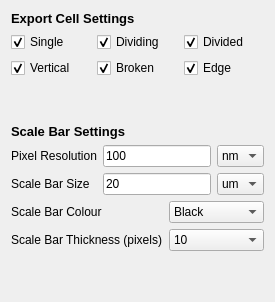
      <widget class="QWidget" name="tab_13">
       <attribute name="title">
        <string>Export Settings</string>
       </attribute>
       <layout class="QVBoxLayout" name="verticalLayout_16">
        <item>
         <widget class="QLabel" name="label_43">
          <property name="font">
           <font>
            <pointsize>10</pointsize>
            <weight>75</weight>
            <bold>true</bold>
           </font>
          </property>
          <property name="text">
           <string>Export Cell Settings</string>
          </property>
         </widget>
        </item>
        <item>
         <layout class="QGridLayout" name="gridLayout">
          <item row="0" column="0">
           <widget class="QCheckBox" name="export_single">
            <property name="text">
             <string>Single</string>
            </property>
            <property name="checked">
             <bool>true</bool>
            </property>
           </widget>
          </item>
          <item row="1" column="0">
           <widget class="QCheckBox" name="export_vertical">
            <property name="text">
             <string>Vertical</string>
            </property>
            <property name="checked">
             <bool>true</bool>
            </property>
           </widget>
          </item>
          <item row="0" column="2">
           <widget class="QCheckBox" name="export_divided">
            <property name="text">
             <string>Divided</string>
            </property>
            <property name="checked">
             <bool>true</bool>
            </property>
           </widget>
          </item>
          <item row="0" column="1">
           <widget class="QCheckBox" name="export_dividing">
            <property name="text">
             <string>Dividing</string>
            </property>
            <property name="checked">
             <bool>true</bool>
            </property>
           </widget>
          </item>
          <item row="1" column="2">
           <widget class="QCheckBox" name="export_edge">
            <property name="text">
             <string>Edge</string>
            </property>
            <property name="checked">
             <bool>true</bool>
            </property>
           </widget>
          </item>
          <item row="1" column="1">
           <widget class="QCheckBox" name="export_broken">
            <property name="text">
             <string>Broken</string>
            </property>
            <property name="checked">
             <bool>true</bool>
            </property>
           </widget>
          </item>
         </layout>
        </item>
        <item>
         <spacer name="verticalSpacer_42">
          <property name="orientation">
           <enum>Qt::Vertical</enum>
          </property>
          <property name="sizeHint" stdset="0">
           <size>
            <width>20</width>
            <height>40</height>
           </size>
          </property>
         </spacer>
        </item>
        <item>
         <widget class="QLabel" name="label_49">
          <property name="font">
           <font>
            <pointsize>10</pointsize>
            <weight>75</weight>
            <bold>true</bold>
           </font>
          </property>
          <property name="text">
           <string>Scale Bar Settings</string>
          </property>
         </widget>
        </item>
        <item>
         <layout class="QGridLayout" name="gridLayout_27">
          <item row="0" column="2">
           <widget class="QComboBox" name="export_scalebar_resolution_units">
            <property name="maximumSize">
             <size>
              <width>200</width>
              <height>100</height>
             </size>
            </property>
            <item>
             <property name="text">
              <string>nm</string>
             </property>
            </item>
            <item>
             <property name="text">
              <string>um</string>
             </property>
            </item>
           </widget>
          </item>
          <item row="0" column="0">
           <widget class="QLabel" name="label_50">
            <property name="text">
             <string>Pixel Resolution</string>
            </property>
           </widget>
          </item>
          <item row="0" column="1">
           <widget class="QLineEdit" name="export_scalebar_resolution">
            <property name="maximumSize">
             <size>
              <width>200</width>
              <height>16777215</height>
             </size>
            </property>
            <property name="text">
             <string>100</string>
            </property>
           </widget>
          </item>
          <item row="1" column="0">
           <widget class="QLabel" name="label_55">
            <property name="text">
             <string>Scale Bar Size</string>
            </property>
           </widget>
          </item>
          <item row="1" column="1">
           <widget class="QLineEdit" name="export_scalebar_size">
            <property name="maximumSize">
             <size>
              <width>200</width>
              <height>16777215</height>
             </size>
            </property>
            <property name="text">
             <string>20</string>
            </property>
           </widget>
          </item>
          <item row="1" column="2">
           <widget class="QComboBox" name="export_scalebar_size_units">
            <property name="maximumSize">
             <size>
              <width>200</width>
              <height>100</height>
             </size>
            </property>
            <property name="currentIndex">
             <number>1</number>
            </property>
            <item>
             <property name="text">
              <string>nm</string>
             </property>
            </item>
            <item>
             <property name="text">
              <string>um</string>
             </property>
            </item>
           </widget>
          </item>
         </layout>
        </item>
        <item>
         <layout class="QFormLayout" name="formLayout_19">
          <item row="0" column="0">
           <widget class="QLabel" name="label_71">
            <property name="text">
             <string>Scale Bar Colour</string>
            </property>
           </widget>
          </item>
          <item row="0" column="1">
           <widget class="QComboBox" name="export_scalebar_colour">
            <item>
             <property name="text">
              <string>Black</string>
             </property>
            </item>
            <item>
             <property name="text">
              <string>White</string>
             </property>
            </item>
           </widget>
          </item>
          <item row="1" column="0">
           <widget class="QLabel" name="label_72">
            <property name="text">
             <string>Scale Bar Thickness (pixels)</string>
            </property>
           </widget>
          </item>
          <item row="1" column="1">
           <widget class="QComboBox" name="export_scalebar_thickness">
            <property name="currentIndex">
             <number>3</number>
            </property>
            <item>
             <property name="text">
              <string>1</string>
             </property>
            </item>
            <item>
             <property name="text">
              <string>2</string>
             </property>
            </item>
            <item>
             <property name="text">
              <string>5</string>
             </property>
            </item>
            <item>
             <property name="text">
              <string>10</string>
             </property>
            </item>
            <item>
             <property name="text">
              <string>15</string>
             </property>
            </item>
            <item>
             <property name="text">
              <string>20</string>
             </property>
            </item>
           </widget>
          </item>
         </layout>
        </item>
        <item>
         <spacer name="verticalSpacer_36">
          <property name="orientation">
           <enum>Qt::Vertical</enum>
          </property>
          <property name="sizeHint" stdset="0">
           <size>
            <width>20</width>
            <height>40</height>
           </size>
          </property>
         </spacer>
        </item>
       </layout>
      </widget>
